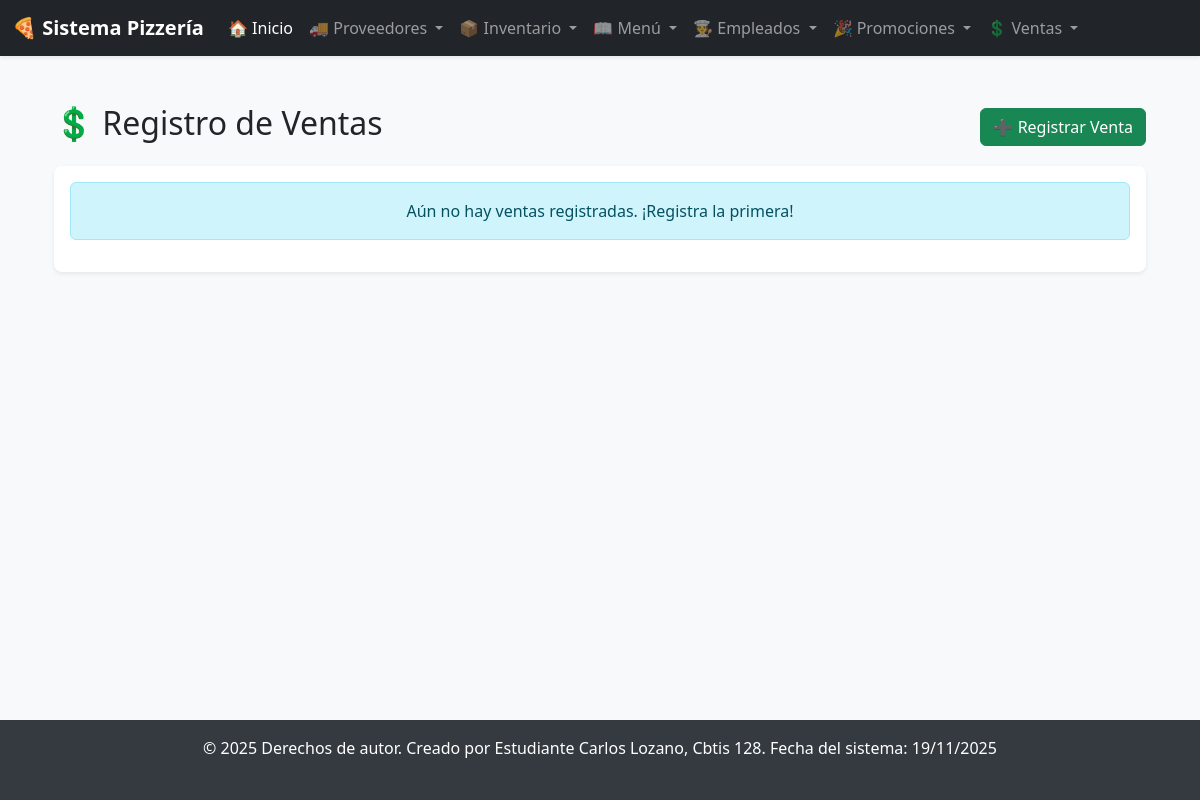
The page /ventas/ on the database as committed earlier.
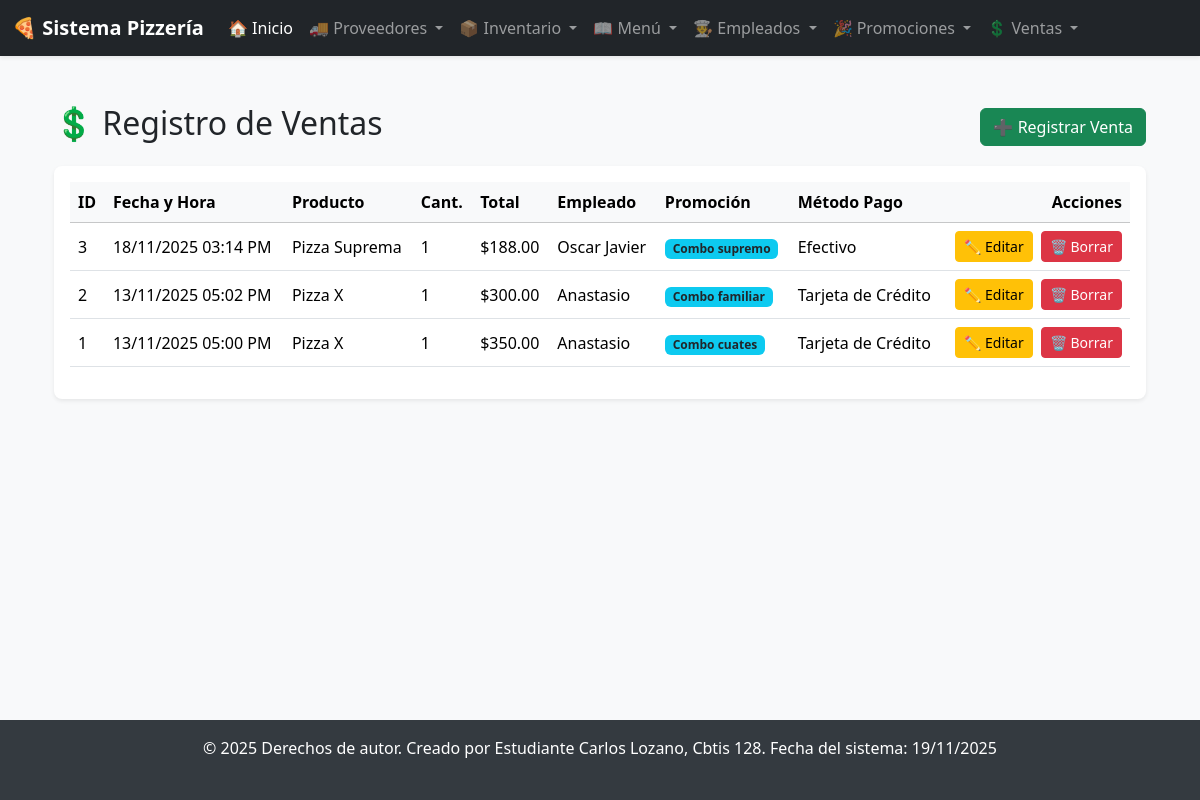
The same page on the database as committed later.
### app_Pizzeria/models.py (models this page shows, shortened)
class Ventas(models.Model):
    fecha_hora = models.DateTimeField(auto_now_add=True)
    cantidad = models.IntegerField(default=1)
    monto_total = models.DecimalField(max_digits=10, decimal_places=2)
    metodo_pago = models.CharField(max_length=50, default='Efectivo') # Ej: 'Efectivo', 'Tarjeta'
    empleado = models.ForeignKey(
        Empleados,
        on_delete=models.SET_NULL, # Si se borra el empleado, la venta no se borra
        null=True,
        blank=True,
        db_column="fk_id_empleado"
    )
    producto = models.ForeignKey(
        Menu,
        on_delete=models.SET_NULL, # Si se borra el producto, la venta no se borra
        null=True,
        blank=True,
        db_column="fk_id_producto"
    )
    promocion = models.ForeignKey(
        Promociones,
        on_delete=models.SET_NULL, # Si se borra la promo, la venta no se borra
        null=True,
        blank=True,
        db_column="fk_id_promo"
    )

class Menu(models.Model):
    nombre = models.CharField(max_length=100)
    descripcion = models.TextField(blank=True, null=True)
    precio = models.DecimalField(max_digits=10, decimal_places=2)
    categoria = models.CharField(max_length=50) # Ej: 'Bebida', 'Postre', 'Pizza'
    tamaño = models.CharField(max_length=50, blank=True, null=True) # Ej: 'Chico', 'Grande'
    disponible = models.BooleanField(default=True)
    articulos = models.ManyToManyField(
        Inventario,
        related_name="productos_menu",
        blank=True # Un producto puede existir sin artículos
    )

class Empleados(models.Model):
    nombre_completo = models.CharField(max_length=150)
    puesto = models.CharField(max_length=50) # Ej: 'Cajero', 'Cocinero', 'Repartidor'
    telefono = models.CharField(max_length=15, blank=True, null=True)
    email = models.EmailField(max_length=100, blank=True, null=True, unique=True)
    fecha_contratacion = models.DateField()
    direccion = models.CharField(max_length=255, blank=True, null=True)
    salario = models.DecimalField(max_digits=10, decimal_places=2, default=0.00)

class Promociones(models.Model):
    nombre_promo = models.CharField(max_length=100)
    descripcion = models.TextField(blank=True, null=True)
    fecha_inicio = models.DateField()
    fecha_fin = models.DateField()
    codigo_promo = models.CharField(max_length=20, blank=True, null=True, unique=True)
    precio_especial = models.DecimalField(max_digits=10, decimal_places=2, null=True, blank=True)
    estado = models.CharField(max_length=20, default='Activa')

### app_Pizzeria/views.py (the view)
# urls.py: path('ventas/', views.ver_ventas, name='ver_ventas'),
def ver_ventas(request):
    ventas = Ventas.objects.all().order_by('-fecha_hora') # Más recientes primero
    return render(request, 'ventas/ver_ventas.html', {'ventas': ventas})

### app_Pizzeria/templates/ventas/ver_ventas.html (shortened to what this page needs)
{% extends 'base.html' %}
{% block content %}
<div class="container mt-4">
    <div class="d-flex justify-content-between align-items-center mb-3">
        <h1 class="h2">💲 Registro de Ventas</h1>
        <a href="{% url 'agregar_venta' %}" class="btn btn-success">
            ➕ Registrar Venta
        </a>
    </div>
    <div class="card shadow-sm border-0 rounded-3">
        <div class="card-body">
            {% if ventas %}
            <div class="table-responsive">
                <table class="table table-hover align-middle">
                    <thead class="table-light">
                        <tr>
                            <th scope="col">ID</th>
                            <th scope="col">Fecha y Hora</th>
                            <th scope="col">Producto</th>
                            <th scope="col">Cant.</th>
                            <th scope="col">Total</th>
                            <th scope="col">Empleado</th>
                            <th scope="col">Promoción</th>
                            <th scope="col">Método Pago</th>
                            <th scope="col" class="text-end">Acciones</th>
                        </tr>
                    </thead>
                    <tbody>
                        {% for venta in ventas %}
                        <tr>
                            <td>{{ venta.id }}</td>
                            <td>{{ venta.fecha_hora|date:"d/m/Y h:i A" }}</td>
                            <td>{{ venta.producto.nombre|default:"(Borrado)" }}</td>
                            <td>{{ venta.cantidad }}</td>
                            <td>${{ venta.monto_total|floatformat:2 }}</td>
                            <td>{{ venta.empleado.nombre_completo|default:"(Borrado)" }}</td>
                            <td>
                                {% if venta.promocion %}
                                <span class="badge bg-info text-dark">{{ venta.promocion.nombre_promo }}</span>
                                {% else %}
                                <span class="text-muted">N/A</span>
                                {% endif %}
                            </td>
                            <td>{{ venta.metodo_pago }}</td>
                            <td class="text-end">
                                <a href="{% url 'actualizar_venta' venta.id %}" class="btn btn-warning btn-sm me-1">
                                    ✏️ Editar
                                </a>
                                <a href="{% url 'borrar_venta' venta.id %}" class="btn btn-danger btn-sm">
                                    🗑️ Borrar
                                </a>
                            </td>
                        </tr>
                        {% endfor %}
                    </tbody>
                </table>
            </div>
            {% else %}
            <div class="alert alert-info text-center" role="alert">
                Aún no hay ventas registradas. ¡Registra la primera!
            </div>
            {% endif %}
        </div>
    </div>
</div>
{% endblock %}

Rows that differ between the two databases and show on the page:
added Ventas: id "3", fecha_hora "18/11/2025 03:14 PM", producto.nombre "Pizza Suprema", cantidad "1", monto_total "188.00", empleado.nombre_completo "Oscar Javier", promocion.nombre_promo "Combo supremo", metodo_pago "Efectivo"
added Ventas: id "2", fecha_hora "13/11/2025 05:02 PM", producto.nombre "Pizza X", cantidad "1", monto_total "300.00", empleado.nombre_completo "Anastasio", promocion.nombre_promo "Combo familiar", metodo_pago "Tarjeta de Crédito"
added Ventas: id "1", fecha_hora "13/11/2025 05:00 PM", producto.nombre "Pizza X", cantidad "1", monto_total "350.00", empleado.nombre_completo "Anastasio", promocion.nombre_promo "Combo cuates", metodo_pago "Tarjeta de Crédito"
Other text that changed with them:
text no longer shown: "Aún no hay ventas registradas. ¡Registra la primera!"
text now shown: "ID Fecha y Hora Producto Cant. Total Empleado Promoción Método Pago Acciones"
